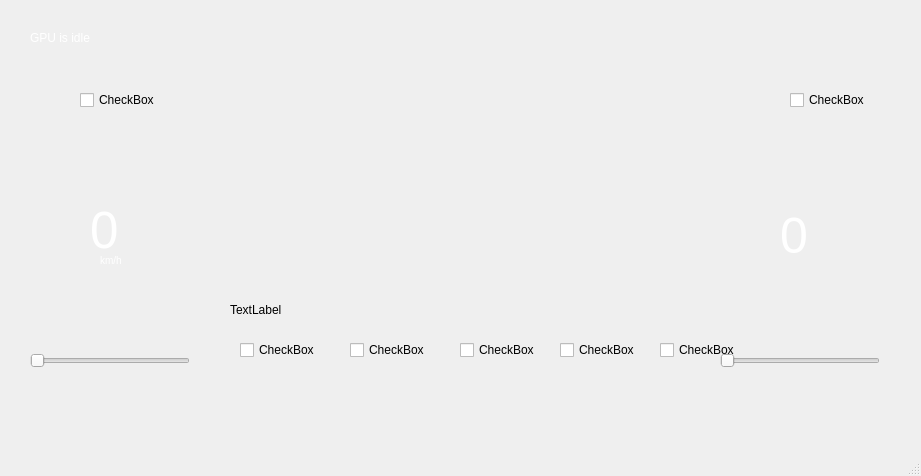
<?xml version="1.0" encoding="UTF-8"?>
<ui version="4.0">
 <class>MainWindowClass</class>
 <widget class="QMainWindow" name="MainWindowClass">
  <property name="geometry">
   <rect>
    <x>0</x>
    <y>0</y>
    <width>921</width>
    <height>476</height>
   </rect>
  </property>
  <property name="sizePolicy">
   <sizepolicy hsizetype="Fixed" vsizetype="Fixed">
    <horstretch>0</horstretch>
    <verstretch>0</verstretch>
   </sizepolicy>
  </property>
  <property name="minimumSize">
   <size>
    <width>921</width>
    <height>476</height>
   </size>
  </property>
  <property name="maximumSize">
   <size>
    <width>921</width>
    <height>476</height>
   </size>
  </property>
  <property name="windowTitle">
   <string>Controller (Client)</string>
  </property>
  <property name="autoFillBackground">
   <bool>false</bool>
  </property>
  <property name="styleSheet">
   <string notr="true"/>
  </property>
  <widget class="QWidget" name="centralwidget">
   <widget class="QLabel" name="label">
    <property name="geometry">
     <rect>
      <x>10</x>
      <y>-10</y>
      <width>901</width>
      <height>481</height>
     </rect>
    </property>
    <property name="sizePolicy">
     <sizepolicy hsizetype="Fixed" vsizetype="Fixed">
      <horstretch>0</horstretch>
      <verstretch>0</verstretch>
     </sizepolicy>
    </property>
    <property name="minimumSize">
     <size>
      <width>901</width>
      <height>481</height>
     </size>
    </property>
    <property name="maximumSize">
     <size>
      <width>901</width>
      <height>481</height>
     </size>
    </property>
    <property name="text">
     <string/>
    </property>
    <property name="pixmap">
     <pixmap>F:/Study Comp IV/_Graduation Project - GPU/diagrams/dash.png</pixmap>
    </property>
   </widget>
   <widget class="QLabel" name="speed">
    <property name="geometry">
     <rect>
      <x>90</x>
      <y>200</y>
      <width>91</width>
      <height>61</height>
     </rect>
    </property>
    <property name="styleSheet">
     <string notr="true">
						color: white;
						font-size: 50px;
					</string>
    </property>
    <property name="text">
     <string>&lt;html&gt;&lt;head/&gt;&lt;body&gt;&lt;p&gt;&lt;span style=&quot; font-size:38pt;&quot;&gt;0&lt;/span&gt;&lt;/p&gt;&lt;/body&gt;&lt;/html&gt;</string>
    </property>
   </widget>
   <widget class="QLabel" name="label_3">
    <property name="geometry">
     <rect>
      <x>100</x>
      <y>250</y>
      <width>41</width>
      <height>21</height>
     </rect>
    </property>
    <property name="styleSheet">
     <string notr="true">
						color: white;
						font-size: 10px;
					</string>
    </property>
    <property name="text">
     <string>km/h</string>
    </property>
   </widget>
   <widget class="QLabel" name="degree">
    <property name="geometry">
     <rect>
      <x>780</x>
      <y>210</y>
      <width>31</width>
      <height>51</height>
     </rect>
    </property>
    <property name="styleSheet">
     <string notr="true">
						color: white;
						font-size: 50px;
					</string>
    </property>
    <property name="text">
     <string>0</string>
    </property>
   </widget>
   <widget class="QLabel" name="label_5">
    <property name="geometry">
     <rect>
      <x>220</x>
      <y>20</y>
      <width>471</width>
      <height>241</height>
     </rect>
    </property>
    <property name="styleSheet">
     <string notr="true">
						#centralWidget {
						border-image: url(:/res/background.jpg) 0 0 0 0 stretch stretch;
						}
					</string>
    </property>
    <property name="text">
     <string/>
    </property>
    <property name="pixmap">
     <pixmap>../../../Pictures/2022-06-25 at 15-10-25.png</pixmap>
    </property>
   </widget>
   <widget class="QLabel" name="larrow_b">
    <property name="geometry">
     <rect>
      <x>170</x>
      <y>130</y>
      <width>41</width>
      <height>31</height>
     </rect>
    </property>
    <property name="text">
     <string/>
    </property>
    <property name="pixmap">
     <pixmap>F:/Study Comp IV/_Graduation Project - GPU/diagrams/Oparrow.png</pixmap>
    </property>
   </widget>
   <widget class="QLabel" name="light_b">
    <property name="geometry">
     <rect>
      <x>440</x>
      <y>280</y>
      <width>49</width>
      <height>31</height>
     </rect>
    </property>
    <property name="text">
     <string/>
    </property>
    <property name="pixmap">
     <pixmap>F:/Study Comp IV/_Graduation Project - GPU/diagrams/lightOn.png</pixmap>
    </property>
   </widget>
   <widget class="QLabel" name="fuel_b">
    <property name="geometry">
     <rect>
      <x>230</x>
      <y>280</y>
      <width>51</width>
      <height>31</height>
     </rect>
    </property>
    <property name="text">
     <string/>
    </property>
    <property name="pixmap">
     <pixmap>F:/Study Comp IV/_Graduation Project - GPU/diagrams/lowfuel.png</pixmap>
    </property>
   </widget>
   <widget class="QLabel" name="fix_b">
    <property name="geometry">
     <rect>
      <x>650</x>
      <y>280</y>
      <width>41</width>
      <height>31</height>
     </rect>
    </property>
    <property name="text">
     <string/>
    </property>
    <property name="pixmap">
     <pixmap>F:/Study Comp IV/_Graduation Project - GPU/diagrams/fix.png</pixmap>
    </property>
   </widget>
   <widget class="QLabel" name="battery_b">
    <property name="geometry">
     <rect>
      <x>550</x>
      <y>280</y>
      <width>31</width>
      <height>31</height>
     </rect>
    </property>
    <property name="text">
     <string/>
    </property>
    <property name="pixmap">
     <pixmap>F:/Study Comp IV/_Graduation Project - GPU/diagrams/batterydown.png</pixmap>
    </property>
   </widget>
   <widget class="QLabel" name="opendoor_b">
    <property name="geometry">
     <rect>
      <x>340</x>
      <y>280</y>
      <width>31</width>
      <height>31</height>
     </rect>
    </property>
    <property name="text">
     <string/>
    </property>
    <property name="pixmap">
     <pixmap>F:/Study Comp IV/_Graduation Project - GPU/diagrams/opendoor.png</pixmap>
    </property>
   </widget>
   <widget class="QLabel" name="rarrow_b">
    <property name="geometry">
     <rect>
      <x>710</x>
      <y>130</y>
      <width>41</width>
      <height>31</height>
     </rect>
    </property>
    <property name="text">
     <string/>
    </property>
    <property name="pixmap">
     <pixmap>F:/Study Comp IV/_Graduation Project - GPU/diagrams/arrow.png</pixmap>
    </property>
   </widget>
   <widget class="QCheckBox" name="larrow_c">
    <property name="geometry">
     <rect>
      <x>80</x>
      <y>90</y>
      <width>76</width>
      <height>20</height>
     </rect>
    </property>
    <property name="text">
     <string>CheckBox</string>
    </property>
   </widget>
   <widget class="QLabel" name="label_6">
    <property name="geometry">
     <rect>
      <x>230</x>
      <y>300</y>
      <width>461</width>
      <height>20</height>
     </rect>
    </property>
    <property name="text">
     <string>TextLabel</string>
    </property>
   </widget>
   <widget class="QCheckBox" name="rarrow_c">
    <property name="geometry">
     <rect>
      <x>790</x>
      <y>90</y>
      <width>76</width>
      <height>20</height>
     </rect>
    </property>
    <property name="text">
     <string>CheckBox</string>
    </property>
   </widget>
   <widget class="QCheckBox" name="fix_c">
    <property name="geometry">
     <rect>
      <x>660</x>
      <y>340</y>
      <width>76</width>
      <height>20</height>
     </rect>
    </property>
    <property name="text">
     <string>CheckBox</string>
    </property>
   </widget>
   <widget class="QCheckBox" name="battery_c">
    <property name="geometry">
     <rect>
      <x>560</x>
      <y>340</y>
      <width>76</width>
      <height>20</height>
     </rect>
    </property>
    <property name="text">
     <string>CheckBox</string>
    </property>
   </widget>
   <widget class="QCheckBox" name="light_c">
    <property name="geometry">
     <rect>
      <x>460</x>
      <y>340</y>
      <width>76</width>
      <height>20</height>
     </rect>
    </property>
    <property name="text">
     <string>CheckBox</string>
    </property>
   </widget>
   <widget class="QCheckBox" name="opendoor_c">
    <property name="geometry">
     <rect>
      <x>350</x>
      <y>340</y>
      <width>76</width>
      <height>20</height>
     </rect>
    </property>
    <property name="text">
     <string>CheckBox</string>
    </property>
   </widget>
   <widget class="QCheckBox" name="fuel_c">
    <property name="geometry">
     <rect>
      <x>240</x>
      <y>340</y>
      <width>76</width>
      <height>20</height>
     </rect>
    </property>
    <property name="text">
     <string>CheckBox</string>
    </property>
   </widget>
   <widget class="QSlider" name="horizontalSlider">
    <property name="geometry">
     <rect>
      <x>30</x>
      <y>350</y>
      <width>160</width>
      <height>22</height>
     </rect>
    </property>
    <property name="maximum">
     <number>240</number>
    </property>
    <property name="orientation">
     <enum>Qt::Horizontal</enum>
    </property>
   </widget>
   <widget class="QSlider" name="horizontalSlider_2">
    <property name="geometry">
     <rect>
      <x>720</x>
      <y>350</y>
      <width>160</width>
      <height>22</height>
     </rect>
    </property>
    <property name="maximum">
     <number>8</number>
    </property>
    <property name="pageStep">
     <number>2</number>
    </property>
    <property name="orientation">
     <enum>Qt::Horizontal</enum>
    </property>
   </widget>
   <widget class="QLabel" name="label_2">
    <property name="geometry">
     <rect>
      <x>30</x>
      <y>30</y>
      <width>111</width>
      <height>16</height>
     </rect>
    </property>
    <property name="styleSheet">
     <string notr="true">color:white;</string>
    </property>
    <property name="text">
     <string>&lt;html&gt;&lt;head/&gt;&lt;body&gt;&lt;p align=&quot;justify&quot;&gt;&lt;span style=&quot; color:#ffffff;&quot;&gt;GPU is idle&lt;/span&gt;&lt;/p&gt;&lt;/body&gt;&lt;/html&gt;</string>
    </property>
   </widget>
  </widget>
  <widget class="QStatusBar" name="statusbar"/>
 </widget>
 <resources/>
 <connections/>
</ui>
